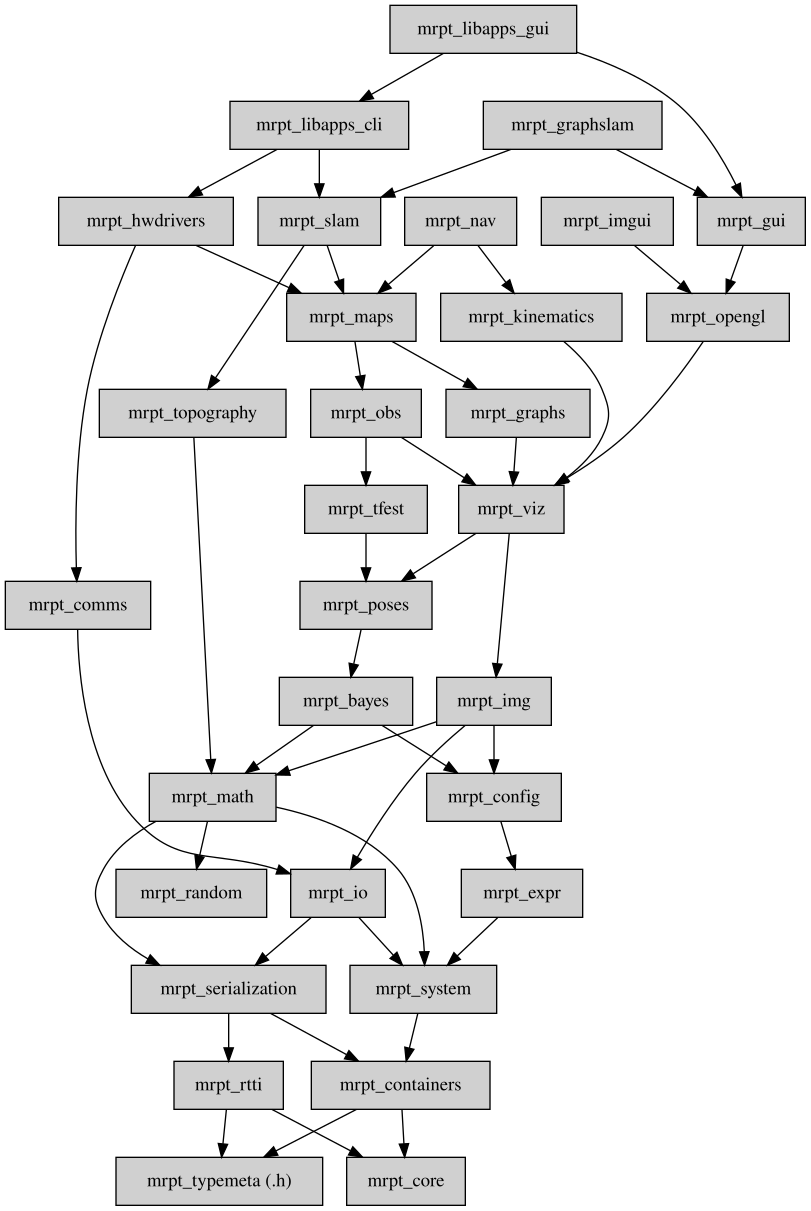

Generate this figure with Python:
#!/usr/bin/env python3
"""Writes graph_mrpt_libs.dot: the dependencies between MRPT modules, from
their package.xml files (run graph_mrpt_libs_build.sh to render it)."""

import glob
import os
import re

HERE = os.path.dirname(os.path.abspath(__file__))
MODULES = os.path.join(HERE, "..", "..", "..", "modules")
SKIP = {"mrpt_common", "mrpt_data", "mrpt_imgui_vendor"}
GROUP = {"mrpt_libapps_cli": "mrpt_apps", "mrpt_libapps_gui": "mrpt_apps"}


def deps_of(pkg_xml):
    txt = open(pkg_xml, encoding="utf-8").read()
    deps = re.findall(r"<(?:build_)?depend>(mrpt_[a-z_]+)</", txt)
    return sorted(set(deps) - SKIP)


def main():
    graph = {}
    for pkg_xml in glob.glob(os.path.join(MODULES, "mrpt_*", "package.xml")):
        name = os.path.basename(os.path.dirname(pkg_xml))
        if name not in SKIP:
            graph[name] = deps_of(pkg_xml)
    lines = ["digraph MRPT_LIBS {", '  node [shape=box, style=filled, fillcolor="#D0D0D0"];']
    for name in sorted(graph):
        label = name + (" (.h)" if name == "mrpt_typemeta" else "")
        url = "group_{}_grp.html".format(GROUP.get(name, name))
        lines.append('  {} [label="{}", URL="{}"];'.format(name, label, url))
        for d in graph[name]:
            if d in graph and d != name:
                lines.append("  {} -> {};".format(name, d))
    lines.append("}")
    with open(os.path.join(HERE, "graph_mrpt_libs.dot"), "w", encoding="utf-8") as f:
        f.write("\n".join(lines) + "\n")


if __name__ == "__main__":
    main()
